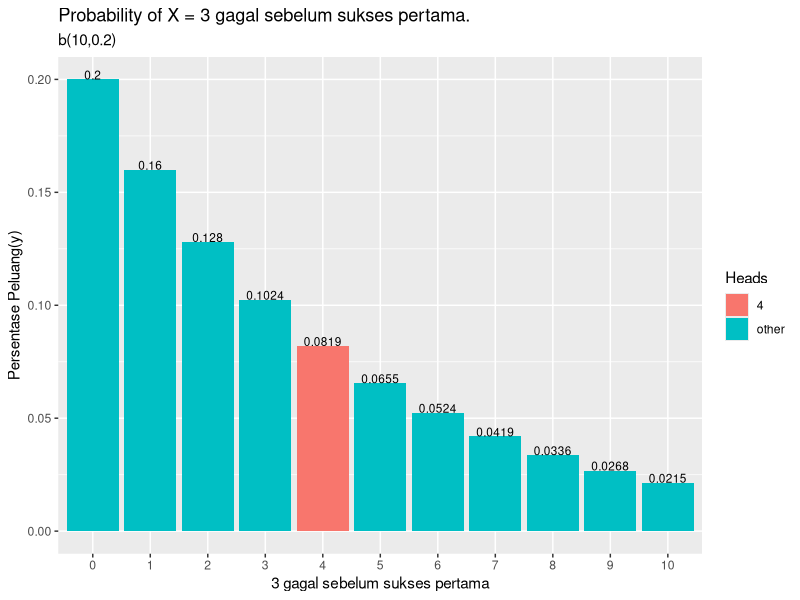

Here is the R script that generated this plot: (Note: this script raises an error after producing the figure.)
#1a Berapa peluang penyurvei bertemu x = 3 orang yang tidak menghadiri acara vaksinasi
#sebelum keberhasilan pertama ketika p = 0,20 dari populasi menghadiri acara vaksinasi ? (distribusi Geometrik)
dgeom(3, 0.2)

#1b mean Distribusi Geometrik dengan 10000 data random , prob = 0,20 dimana distribusi
#geometrik acak tersebut X = 3 ( distribusi geometrik acak () == 3 )
mean(rgeom(10000,0.2)==3)

#1c Bandingkan Hasil poin a dan b , apa kesimpulan yang bisa didapatkan?
#dapat disimpulkan bahwa hasil dari variabel tetap dan variabel acak berbeda . 
#variabel tetap pada 1a diperoleh hasil 0.1024 sedangkan variabel random pada 1b diperoleh hasul 0.0093

#1d Histogram Distribusi Geometrik , Peluang X = 3 gagal Sebelum Sukses Pertama
library(dplyr)
library(ggplot2)
#library(scales)

data.frame(heads = 0:10, prob = dgeom(x = 0:10, prob = 0.2)) %>%
  mutate(Heads = ifelse(heads == 4, "4", "other")) %>%
  ggplot(aes(x = factor(heads), y = prob, fill = Heads)) +
  geom_col() +
  geom_text(
    aes(label = round(prob,4), y = prob),
    position = position_dodge(0.9),
    size = 3,
    vjust = 0
  ) +
  labs(title = "Probability of X = 3 gagal sebelum sukses pertama.",
       subtitle = "b(10,0.2)",
       x = "3 gagal sebelum sukses pertama",
       y = "Persentase Peluang(y)")

#1e Nilai Rataan (μ) dan Varian (σ²) dari Distribusi Geometrik.
rataan=(1/p)
rataan

varians=(1-p)/p^2
varians
